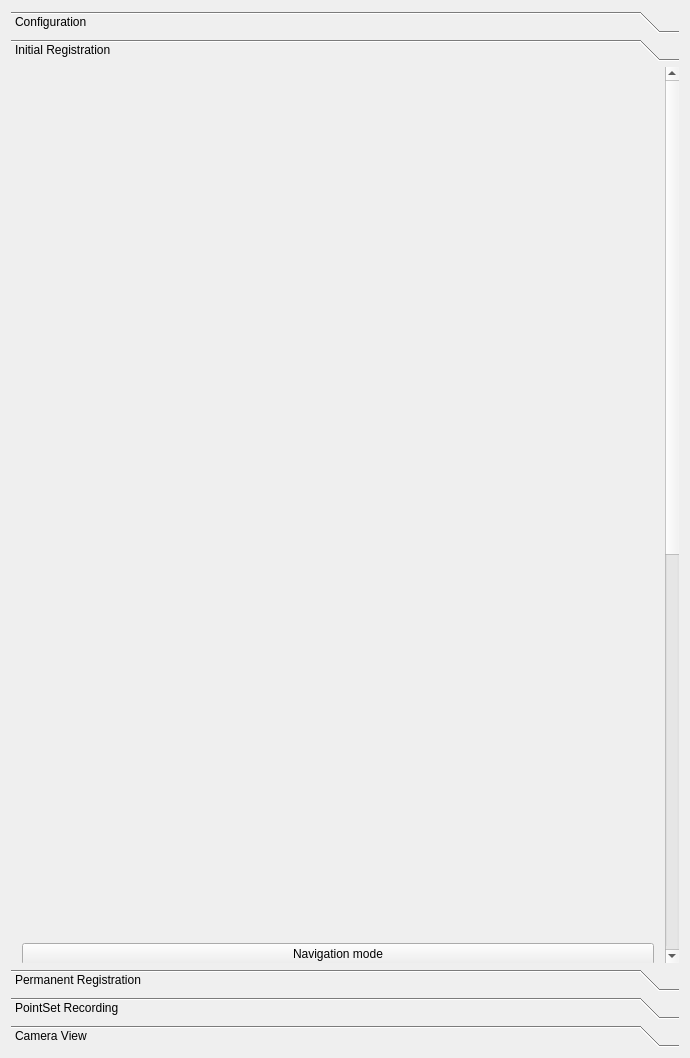
<?xml version="1.0" encoding="UTF-8"?>
<ui version="4.0">
 <class>QmitkIGTTrackingLabViewControls</class>
 <widget class="QWidget" name="QmitkIGTTrackingLabViewControls">
  <property name="geometry">
   <rect>
    <x>0</x>
    <y>0</y>
    <width>690</width>
    <height>1058</height>
   </rect>
  </property>
  <property name="minimumSize">
   <size>
    <width>0</width>
    <height>0</height>
   </size>
  </property>
  <property name="windowTitle">
   <string>QmitkTemplate</string>
  </property>
  <layout class="QVBoxLayout" name="verticalLayout">
   <item>
    <widget class="QToolBox" name="m_ToolBox">
     <property name="minimumSize">
      <size>
       <width>0</width>
       <height>600</height>
      </size>
     </property>
     <property name="currentIndex">
      <number>1</number>
     </property>
     <widget class="QWidget" name="page_6">
      <property name="geometry">
       <rect>
        <x>0</x>
        <y>0</y>
        <width>668</width>
        <height>881</height>
       </rect>
      </property>
      <attribute name="label">
       <string>Configuration</string>
      </attribute>
      <layout class="QVBoxLayout" name="verticalLayout_7">
       <item>
        <widget class="QmitkNavigationDataSourceSelectionWidget" name="m_TrackingDeviceSelectionWidget" native="true">
         <property name="minimumSize">
          <size>
           <width>0</width>
           <height>150</height>
          </size>
         </property>
        </widget>
       </item>
       <item>
        <widget class="QGroupBox" name="groupBox_2">
         <property name="title">
          <string>Tool Selection</string>
         </property>
         <layout class="QVBoxLayout" name="verticalLayout_8">
          <item>
           <layout class="QHBoxLayout" name="horizontalLayout_3">
            <item>
             <widget class="QLabel" name="label_3">
              <property name="text">
               <string>Pointer:</string>
              </property>
             </widget>
            </item>
            <item>
             <spacer name="horizontalSpacer_3">
              <property name="orientation">
               <enum>Qt::Horizontal</enum>
              </property>
              <property name="sizeHint" stdset="0">
               <size>
                <width>13</width>
                <height>20</height>
               </size>
              </property>
             </spacer>
            </item>
            <item>
             <widget class="QLabel" name="m_PointerNameLabel">
              <property name="text">
               <string>&lt;not selected&gt;</string>
              </property>
              <property name="alignment">
               <set>Qt::AlignRight|Qt::AlignTrailing|Qt::AlignVCenter</set>
              </property>
             </widget>
            </item>
            <item>
             <widget class="QPushButton" name="m_UseAsPointerButton">
              <property name="text">
               <string>Use selected tool</string>
              </property>
             </widget>
            </item>
           </layout>
          </item>
          <item>
           <layout class="QHBoxLayout" name="horizontalLayout_4">
            <item>
             <widget class="QLabel" name="label_4">
              <property name="text">
               <string>Objectmarker:</string>
              </property>
             </widget>
            </item>
            <item>
             <spacer name="horizontalSpacer_4">
              <property name="orientation">
               <enum>Qt::Horizontal</enum>
              </property>
              <property name="sizeHint" stdset="0">
               <size>
                <width>47</width>
                <height>20</height>
               </size>
              </property>
             </spacer>
            </item>
            <item>
             <widget class="QLabel" name="m_ObjectmarkerNameLabel">
              <property name="text">
               <string>&lt;not selected&gt;</string>
              </property>
              <property name="alignment">
               <set>Qt::AlignRight|Qt::AlignTrailing|Qt::AlignVCenter</set>
              </property>
             </widget>
            </item>
            <item>
             <widget class="QPushButton" name="m_UseAsObjectmarkerButton">
              <property name="text">
               <string>Use selected tool</string>
              </property>
             </widget>
            </item>
           </layout>
          </item>
         </layout>
        </widget>
       </item>
       <item>
        <widget class="QGroupBox" name="groupBox_3">
         <property name="title">
          <string>Object Selection</string>
         </property>
         <layout class="QVBoxLayout" name="verticalLayout_9">
          <item>
           <layout class="QHBoxLayout" name="horizontalLayout_7">
            <item>
             <widget class="QCheckBox" name="m_SurfaceActive">
              <property name="enabled">
               <bool>false</bool>
              </property>
              <property name="text">
               <string/>
              </property>
              <property name="checkable">
               <bool>true</bool>
              </property>
              <property name="checked">
               <bool>true</bool>
              </property>
              <property name="tristate">
               <bool>false</bool>
              </property>
             </widget>
            </item>
            <item>
             <widget class="QLabel" name="label_2">
              <property name="text">
               <string>Surface:</string>
              </property>
             </widget>
            </item>
            <item>
             <spacer name="horizontalSpacer_7">
              <property name="orientation">
               <enum>Qt::Horizontal</enum>
              </property>
              <property name="sizeHint" stdset="0">
               <size>
                <width>40</width>
                <height>20</height>
               </size>
              </property>
             </spacer>
            </item>
            <item>
             <widget class="QmitkDataStorageComboBox" name="m_ObjectComboBox">
              <property name="minimumSize">
               <size>
                <width>150</width>
                <height>0</height>
               </size>
              </property>
             </widget>
            </item>
           </layout>
          </item>
          <item>
           <layout class="QHBoxLayout" name="horizontalLayout_8">
            <item>
             <widget class="QCheckBox" name="m_ImageActive">
              <property name="text">
               <string>DICOM Image:</string>
              </property>
              <property name="checked">
               <bool>false</bool>
              </property>
             </widget>
            </item>
            <item>
             <spacer name="horizontalSpacer_8">
              <property name="orientation">
               <enum>Qt::Horizontal</enum>
              </property>
              <property name="sizeHint" stdset="0">
               <size>
                <width>40</width>
                <height>20</height>
               </size>
              </property>
             </spacer>
            </item>
            <item>
             <widget class="QmitkDataStorageComboBox" name="m_ImageComboBox">
              <property name="minimumSize">
               <size>
                <width>150</width>
                <height>0</height>
               </size>
              </property>
             </widget>
            </item>
           </layout>
          </item>
         </layout>
        </widget>
       </item>
      </layout>
     </widget>
     <widget class="QWidget" name="page">
      <property name="geometry">
       <rect>
        <x>0</x>
        <y>0</y>
        <width>647</width>
        <height>1658</height>
       </rect>
      </property>
      <attribute name="label">
       <string>Initial Registration</string>
      </attribute>
      <layout class="QVBoxLayout" name="verticalLayout_2">
       <item>
        <widget class="QmitkFiducialRegistrationWidget" name="m_RegistrationWidget" native="true">
         <property name="minimumSize">
          <size>
           <width>0</width>
           <height>859</height>
          </size>
         </property>
        </widget>
       </item>
       <item>
        <widget class="QPushButton" name="m_navigationMode">
         <property name="text">
          <string>Navigation mode</string>
         </property>
        </widget>
       </item>
       <item>
        <widget class="QPushButton" name="m_calculateError">
         <property name="text">
          <string>Calculate Errors</string>
         </property>
        </widget>
       </item>
       <item>
        <widget class="QTextBrowser" name="textBrowser">
         <property name="minimumSize">
          <size>
           <width>0</width>
           <height>700</height>
          </size>
         </property>
         <property name="html">
          <string>&lt;!DOCTYPE HTML PUBLIC &quot;-//W3C//DTD HTML 4.0//EN&quot; &quot;http://www.w3.org/TR/REC-html40/strict.dtd&quot;&gt;
&lt;html&gt;&lt;head&gt;&lt;meta name=&quot;qrichtext&quot; content=&quot;1&quot; /&gt;&lt;style type=&quot;text/css&quot;&gt;
p, li { white-space: pre-wrap; }
&lt;/style&gt;&lt;/head&gt;&lt;body style=&quot; font-family:'MS Shell Dlg 2'; font-size:7.8pt; font-weight:400; font-style:normal;&quot;&gt;
&lt;p style=&quot;-qt-paragraph-type:empty; margin-top:0px; margin-bottom:0px; margin-left:0px; margin-right:0px; -qt-block-indent:0; text-indent:0px;&quot;&gt;&lt;br /&gt;&lt;/p&gt;&lt;/body&gt;&lt;/html&gt;</string>
         </property>
        </widget>
       </item>
      </layout>
     </widget>
     <widget class="QWidget" name="m_PermanentRegistrationToolSelectionWidgetPage">
      <property name="geometry">
       <rect>
        <x>0</x>
        <y>0</y>
        <width>668</width>
        <height>881</height>
       </rect>
      </property>
      <attribute name="label">
       <string>Permanent Registration</string>
      </attribute>
      <layout class="QVBoxLayout" name="verticalLayout_3">
       <item>
        <widget class="QCheckBox" name="m_UsePermanentRegistrationToggle">
         <property name="text">
          <string>Activate permanent registration</string>
         </property>
        </widget>
       </item>
       <item>
        <spacer name="verticalSpacer">
         <property name="orientation">
          <enum>Qt::Vertical</enum>
         </property>
         <property name="sizeHint" stdset="0">
          <size>
           <width>20</width>
           <height>40</height>
          </size>
         </property>
        </spacer>
       </item>
      </layout>
     </widget>
     <widget class="QWidget" name="m_PointSetRecordingPage">
      <property name="geometry">
       <rect>
        <x>0</x>
        <y>0</y>
        <width>668</width>
        <height>881</height>
       </rect>
      </property>
      <attribute name="label">
       <string>PointSet Recording</string>
      </attribute>
      <layout class="QVBoxLayout" name="verticalLayout_4">
       <item>
        <widget class="QmitkNavigationDataSourceSelectionWidget" name="m_PointSetRecordingToolSelectionWidget" native="true"/>
       </item>
       <item>
        <layout class="QHBoxLayout" name="horizontalLayout">
         <item>
          <spacer name="horizontalSpacer">
           <property name="orientation">
            <enum>Qt::Horizontal</enum>
           </property>
           <property name="sizeHint" stdset="0">
            <size>
             <width>40</width>
             <height>20</height>
            </size>
           </property>
          </spacer>
         </item>
         <item>
          <widget class="QLabel" name="label">
           <property name="text">
            <string>Point Distance [mm]</string>
           </property>
          </widget>
         </item>
         <item>
          <widget class="QSpinBox" name="m_PSRecordingSpinBox">
           <property name="value">
            <number>1</number>
           </property>
          </widget>
         </item>
        </layout>
       </item>
       <item>
        <layout class="QHBoxLayout" name="horizontalLayout_2">
         <item>
          <spacer name="horizontalSpacer_2">
           <property name="orientation">
            <enum>Qt::Horizontal</enum>
           </property>
           <property name="sizeHint" stdset="0">
            <size>
             <width>40</width>
             <height>20</height>
            </size>
           </property>
          </spacer>
         </item>
         <item>
          <widget class="QCheckBox" name="m_PointSetRecordCheckBox">
           <property name="text">
            <string>Point Set Recording</string>
           </property>
          </widget>
         </item>
        </layout>
       </item>
       <item>
        <spacer name="verticalSpacer_2">
         <property name="orientation">
          <enum>Qt::Vertical</enum>
         </property>
         <property name="sizeHint" stdset="0">
          <size>
           <width>20</width>
           <height>779</height>
          </size>
         </property>
        </spacer>
       </item>
      </layout>
     </widget>
     <widget class="QWidget" name="page_2">
      <property name="geometry">
       <rect>
        <x>0</x>
        <y>0</y>
        <width>668</width>
        <height>881</height>
       </rect>
      </property>
      <attribute name="label">
       <string>Camera View</string>
      </attribute>
      <layout class="QVBoxLayout" name="verticalLayout_10">
       <item>
        <widget class="QmitkNavigationDataSourceSelectionWidget" name="m_CameraViewSelection" native="true"/>
       </item>
       <item>
        <widget class="QGroupBox" name="m_ViewDirectionBox">
         <property name="title">
          <string>Needle View Direction (in Tool Coordinates)</string>
         </property>
         <layout class="QVBoxLayout" name="verticalLayout_5">
          <item>
           <layout class="QHBoxLayout" name="horizontalLayout_5">
            <item>
             <widget class="QRadioButton" name="m_NeedleViewX">
              <property name="text">
               <string>X</string>
              </property>
              <property name="checked">
               <bool>true</bool>
              </property>
             </widget>
            </item>
            <item>
             <widget class="QRadioButton" name="m_NeedleViewY">
              <property name="text">
               <string>Y</string>
              </property>
             </widget>
            </item>
            <item>
             <widget class="QRadioButton" name="m_NeedleViewZ">
              <property name="text">
               <string>Z</string>
              </property>
             </widget>
            </item>
            <item>
             <spacer name="horizontalSpacer_5">
              <property name="orientation">
               <enum>Qt::Horizontal</enum>
              </property>
              <property name="sizeHint" stdset="0">
               <size>
                <width>40</width>
                <height>20</height>
               </size>
              </property>
             </spacer>
            </item>
           </layout>
          </item>
          <item>
           <widget class="QCheckBox" name="m_NeedleViewInvert">
            <property name="text">
             <string>Invert</string>
            </property>
           </widget>
          </item>
          <item>
           <widget class="QDoubleSpinBox" name="m_CameraX">
            <property name="minimum">
             <double>-1.000000000000000</double>
            </property>
            <property name="maximum">
             <double>1.000000000000000</double>
            </property>
            <property name="singleStep">
             <double>0.100000000000000</double>
            </property>
            <property name="value">
             <double>1.000000000000000</double>
            </property>
           </widget>
          </item>
          <item>
           <widget class="QDoubleSpinBox" name="m_CameraY">
            <property name="minimum">
             <double>-1.000000000000000</double>
            </property>
            <property name="maximum">
             <double>1.000000000000000</double>
            </property>
            <property name="singleStep">
             <double>0.100000000000000</double>
            </property>
           </widget>
          </item>
          <item>
           <widget class="QDoubleSpinBox" name="m_CameraZ">
            <property name="minimum">
             <double>-1.000000000000000</double>
            </property>
            <property name="maximum">
             <double>1.000000000000000</double>
            </property>
            <property name="singleStep">
             <double>0.100000000000000</double>
            </property>
           </widget>
          </item>
         </layout>
        </widget>
       </item>
       <item>
        <widget class="QGroupBox" name="m_ViewUpBox">
         <property name="title">
          <string>View Up Vector (in Tool Coordinates)</string>
         </property>
         <layout class="QVBoxLayout" name="verticalLayout_6">
          <item>
           <layout class="QHBoxLayout" name="horizontalLayout_6">
            <item>
             <widget class="QRadioButton" name="m_NeedleUpX">
              <property name="text">
               <string>X</string>
              </property>
              <property name="checked">
               <bool>true</bool>
              </property>
             </widget>
            </item>
            <item>
             <widget class="QRadioButton" name="m_NeedleUpY">
              <property name="text">
               <string>Y</string>
              </property>
             </widget>
            </item>
            <item>
             <widget class="QRadioButton" name="m_NeedleUpZ">
              <property name="text">
               <string>Z</string>
              </property>
             </widget>
            </item>
            <item>
             <spacer name="horizontalSpacer_6">
              <property name="orientation">
               <enum>Qt::Horizontal</enum>
              </property>
              <property name="sizeHint" stdset="0">
               <size>
                <width>40</width>
                <height>20</height>
               </size>
              </property>
             </spacer>
            </item>
           </layout>
          </item>
          <item>
           <widget class="QDoubleSpinBox" name="m_viewX">
            <property name="minimum">
             <double>-1.000000000000000</double>
            </property>
            <property name="maximum">
             <double>1.000000000000000</double>
            </property>
            <property name="singleStep">
             <double>0.100000000000000</double>
            </property>
           </widget>
          </item>
          <item>
           <widget class="QDoubleSpinBox" name="m_viewY">
            <property name="minimum">
             <double>-1.000000000000000</double>
            </property>
            <property name="maximum">
             <double>1.000000000000000</double>
            </property>
            <property name="singleStep">
             <double>0.100000000000000</double>
            </property>
           </widget>
          </item>
          <item>
           <widget class="QDoubleSpinBox" name="m_viewZ">
            <property name="minimum">
             <double>-1.000000000000000</double>
            </property>
            <property name="maximum">
             <double>1.000000000000000</double>
            </property>
            <property name="singleStep">
             <double>0.100000000000000</double>
            </property>
            <property name="value">
             <double>0.000000000000000</double>
            </property>
           </widget>
          </item>
          <item>
           <widget class="QCheckBox" name="m_NeedleUpInvert">
            <property name="text">
             <string>Invert</string>
            </property>
           </widget>
          </item>
         </layout>
        </widget>
       </item>
       <item>
        <widget class="QGroupBox" name="groupBox">
         <property name="minimumSize">
          <size>
           <width>0</width>
           <height>70</height>
          </size>
         </property>
         <property name="title">
          <string>View Angle</string>
         </property>
         <widget class="QSpinBox" name="m_viewAngleSpingBox">
          <property name="enabled">
           <bool>true</bool>
          </property>
          <property name="geometry">
           <rect>
            <x>10</x>
            <y>30</y>
            <width>71</width>
            <height>22</height>
           </rect>
          </property>
          <property name="maximum">
           <number>400</number>
          </property>
          <property name="value">
           <number>30</number>
          </property>
          <property name="displayIntegerBase">
           <number>10</number>
          </property>
         </widget>
        </widget>
       </item>
       <item>
        <widget class="QCheckBox" name="m_ActivateNeedleView">
         <property name="text">
          <string>Activate Needle View</string>
         </property>
        </widget>
       </item>
       <item>
        <spacer name="spacer1">
         <property name="orientation">
          <enum>Qt::Vertical</enum>
         </property>
         <property name="sizeType">
          <enum>QSizePolicy::Expanding</enum>
         </property>
         <property name="sizeHint" stdset="0">
          <size>
           <width>20</width>
           <height>630</height>
          </size>
         </property>
        </spacer>
       </item>
      </layout>
     </widget>
    </widget>
   </item>
  </layout>
 </widget>
 <layoutdefault spacing="6" margin="11"/>
 <customwidgets>
  <customwidget>
   <class>QmitkFiducialRegistrationWidget</class>
   <extends>QWidget</extends>
   <header>QmitkFiducialRegistrationWidget.h</header>
   <container>1</container>
  </customwidget>
  <customwidget>
   <class>QmitkNavigationDataSourceSelectionWidget</class>
   <extends>QWidget</extends>
   <header>QmitkNavigationDataSourceSelectionWidget.h</header>
   <container>1</container>
  </customwidget>
  <customwidget>
   <class>QmitkDataStorageComboBox</class>
   <extends>QComboBox</extends>
   <header>QmitkDataStorageComboBox.h</header>
  </customwidget>
 </customwidgets>
 <resources/>
 <connections/>
</ui>
